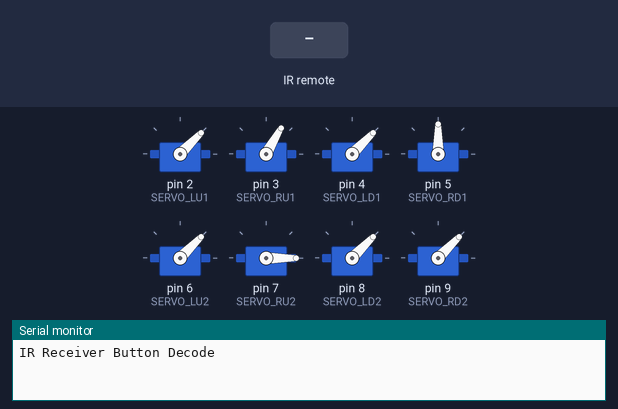
Bench run of a sketch on a simulated Arduino Uno, built with avr-gcc and run on an emulated ATmega328P. Shown: 8 × servo, the last lines printed to the serial monitor. The inputs (shaded band) are chosen by the test bench.

Above: at 6.8 s.
6.9 s: infrared code 0xFFA25D received
At 11.4 s:
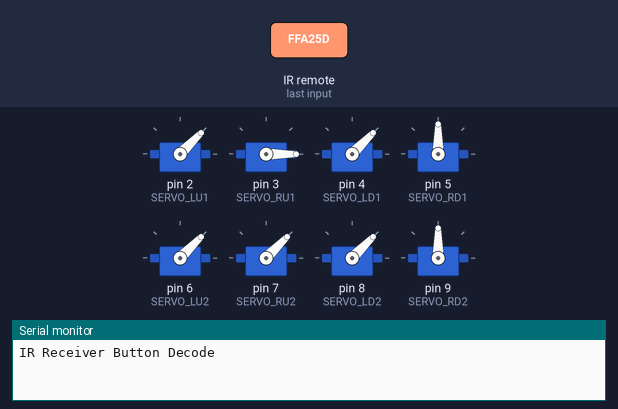
13.5 s: infrared code 0xFFE21D received
At 14.3 s:
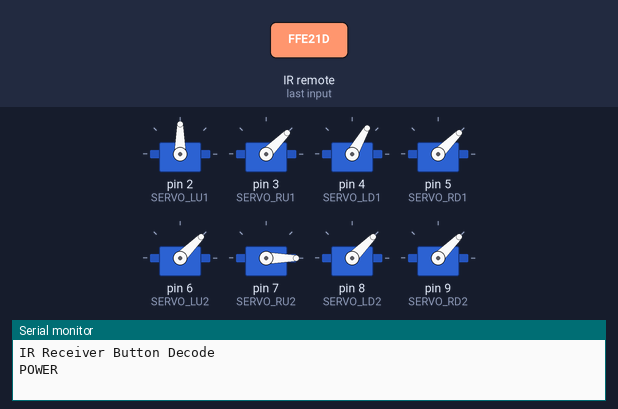
20.0 s: infrared code 0xFF629D received
At 21.7 s:
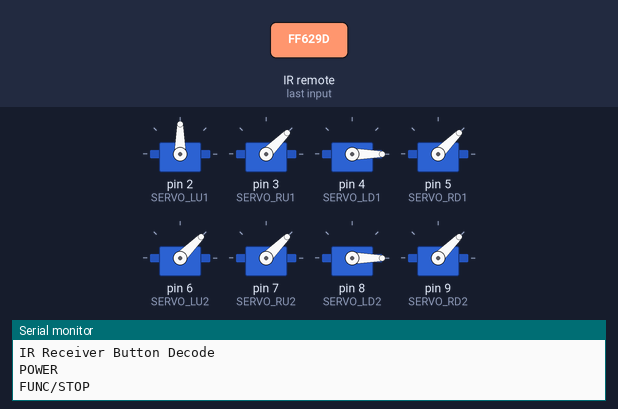
26.5 s: infrared code 0xFFA857 received
At 29.3 s:
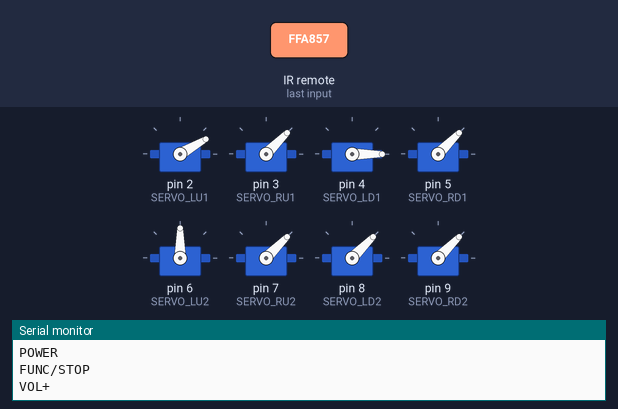
Timing chart, 0 to 32.9 s (numbered marks = the images above; inputs shaded):
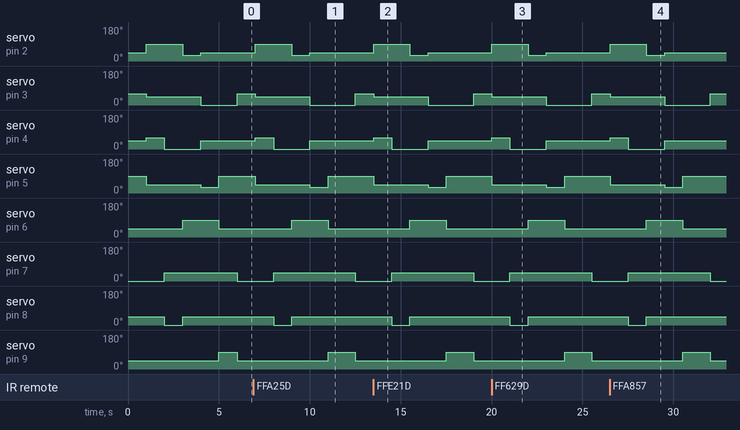

Measured:
- after the input at 6.9 s, servo on pin 2 (SERVO_LU1), servo on pin 4 (SERVO_LD1): goes on until 10.0 s, then stays 45°; servo on pin 5 (SERVO_RD1): goes on until 11.0 s, then stays 90°
- after the input at 13.5 s, servo on pin 2 (SERVO_LU1), servo on pin 4 (SERVO_LD1): goes on until 16.5 s, then stays 45°; servo on pin 5 (SERVO_RD1): goes on until 17.5 s, then stays 90°
- after the input at 20.0 s, servo on pin 2 (SERVO_LU1), servo on pin 4 (SERVO_LD1): goes on until 23.0 s, then stays 45°; servo on pin 5 (SERVO_RD1): goes on until 24.0 s, then stays 90°
- after the input at 26.5 s, servo on pin 2 (SERVO_LU1), servo on pin 4 (SERVO_LD1): goes on until 29.5 s, then stays 45°; servo on pin 5 (SERVO_RD1): goes on until 30.5 s, then stays 90°

The sketch:

main.ino
```cpp
#include "Control.h"
#include "Sensor.h"
#include "Arduino.h"

Sensor sensor;
Control control;

void setup() {
    sensor.init();
    control.init();
}

void loop() {
    sensor.scan();
    //control.set_1st_servos_zero();
    //control.set_2nd_servos_zero();
    //control.set_initial_position();
    control.walk();
}
```

Control.cpp
```cpp
#include "Control.h"
#include "Arduino.h"

Control::Control() {}

void Control::init() {
    servo_lu1.attach(SERVO_LU1);
    servo_ru1.attach(SERVO_RU1);
    servo_ld1.attach(SERVO_LD1);
    servo_rd1.attach(SERVO_RD1);

    servo_lu2.attach(SERVO_LU2);
    servo_ru2.attach(SERVO_RU2);
    servo_ld2.attach(SERVO_LD2);
    servo_rd2.attach(SERVO_RD2);

    servo_lu1.write(45);
    servo_ru1.write(0);
    servo_ld1.write(45);
    servo_rd1.write(90);

    servo_lu2.write(45);
    servo_ru2.write(45);
    servo_ld2.write(45);
    servo_rd2.write(45);
}

void Control::walk() {
    step1();
    step2();
    step3();
    step4();
    step5();
    step6();
 }

void Control::step1() {
    servo_lu1.write(45);
    servo_ru1.write(60);
    servo_ld1.write(45);
    servo_rd1.write(90);

    servo_lu2.write(45);
    servo_ru2.write(0);
    servo_ld2.write(45);
    servo_rd2.write(45);
    delay(wait_time);
}

void Control::step2() {
    servo_lu1.write(90);
    servo_ru1.write(45);
    servo_ld1.write(60);
    servo_rd1.write(45);

    servo_lu2.write(45);
    servo_ru2.write(0);
    servo_ld2.write(45);
    servo_rd2.write(45);
    delay(wait_time);
}

void Control::step3() {
    servo_lu1.write(90);
    servo_ru1.write(45);
    servo_ld1.write(0);
    servo_rd1.write(45);

    servo_lu2.write(45);
    servo_ru2.write(45);
    servo_ld2.write(0);
    servo_rd2.write(45);
    delay(wait_time);
}

void Control::step4() {
    servo_lu1.write(30);
    servo_ru1.write(45);
    servo_ld1.write(0);
    servo_rd1.write(45);

    servo_lu2.write(90);
    servo_ru2.write(45);
    servo_ld2.write(45);
    servo_rd2.write(45);
    delay(wait_time);
}

void Control::step5() {
    servo_lu1.write(45);
    servo_ru1.write(0);
    servo_ld1.write(45);
    servo_rd1.write(30);

    servo_lu2.write(90);
    servo_ru2.write(45);
    servo_ld2.write(45);
    servo_rd2.write(45);
    delay(wait_time);
}

void Control::step6() {
    servo_lu1.write(45);
    servo_ru1.write(0);
    servo_ld1.write(45);
    servo_rd1.write(90);

    servo_lu2.write(45);
    servo_ru2.write(45);
    servo_ld2.write(45);
    servo_rd2.write(90);
    delay(wait_time);
}

void Control::set_1st_servos_zero() {
    servo_lu1.write(45);
    servo_ru1.write(45);
    servo_ld1.write(45);
    servo_rd1.write(45);
    delay(wait_time);
}

void Control::set_2nd_servos_zero() {
    servo_lu2.write(45);
    servo_ru2.write(45);
    servo_ld2.write(45);
    servo_rd2.write(45);
    delay(1000);
}

void Control::set_initial_position() {
    servo_lu1.write(45);
    servo_ru1.write(45);
    servo_ld1.write(45);
    servo_rd1.write(45);
    servo_lu2.write(45);
    servo_ru2.write(45);
    servo_ld2.write(45);
    servo_rd2.write(45);
    delay(1000);
}
```

Control.h
```cpp
#ifndef Control_h
#define Control_h
#include <Servo.h>

#define SERVO_LU1 2
#define SERVO_RU1 3
#define SERVO_LD1 4
#define SERVO_RD1 5

#define SERVO_LU2 6
#define SERVO_RU2 7
#define SERVO_LD2 8
#define SERVO_RD2 9

class Control {
   public:
    Servo servo_lu1;
    Servo servo_ru1;
    Servo servo_ld1;
    Servo servo_rd1;

    Servo servo_lu2;
    Servo servo_ru2;
    Servo servo_ld2;
    Servo servo_rd2;
    Control();

    void init();
    void walk();
    void set_1st_servos_zero();
    void set_2nd_servos_zero();
    void set_initial_position();

   private:
    void step1();
    void step2();
    void step3();
    void step4();
    void step5();
    void step6();

    int wait_time = 1000;
};

#endif // #ifndef Control_h
```

Sensor.cpp
```cpp
#include "Sensor.h"

IRrecv irrecv(IR_PIN);

Sensor::Sensor() {}

void Sensor::init() {
    Serial.begin(9600);
    Serial.println("IR Receiver Button Decode");
    irrecv.enableIRIn();  // Start the receiver
}

void Sensor::translate_IR() {
    switch (results.value) {
        case 0xFFA25D:
            Serial.println("POWER");
            break;
        case 0xFFE21D:
            Serial.println("FUNC/STOP");
            break;
        case 0xFF629D:
            Serial.println("VOL+");
            break;
        case 0xFF22DD:
            Serial.println("FAST BACK");
            break;
        case 0xFF02FD:
            Serial.println("PAUSE");
            break;
        case 0xFFC23D:
            Serial.println("FAST FORWARD");
            break;
        case 0xFFE01F:
            Serial.println("DOWN");
            break;
        case 0xFFA857:
            Serial.println("VOL-");
            break;
        case 0xFF906F:
            Serial.println("UP");
            break;
        case 0xFF9867:
            Serial.println("EQ");
            break;
        case 0xFFB04F:
            Serial.println("ST/REPT");
            break;
        case 0xFF6897:
            Serial.println("0");
            break;
        case 0xFF30CF:
            Serial.println("1");
            break;
        case 0xFF18E7:
            Serial.println("2");
            break;
        case 0xFF7A85:
            Serial.println("3");
            break;
        case 0xFF10EF:
            Serial.println("4");
            break;
        case 0xFF38C7:
            Serial.println("5");
            break;
        case 0xFF5AA5:
            Serial.println("6");
            break;
        case 0xFF42BD:
            Serial.println("7");
            break;
        case 0xFF4AB5:
            Serial.println("8");
            break;
        case 0xFF52AD:
            Serial.println("9");
            break;
        case 0xFFFFFFFF:
            Serial.println(" REPEAT");
            break;

        default:
            Serial.println(" other button   ");
    }

    delay(500);
}

void Sensor::scan() {
    if (irrecv.decode(&results)) {
        translate_IR();
        irrecv.resume();  // receive the next value
    }
}
```

Sensor.h
```cpp
#ifndef Sensor_h
#define Sensor_h
#include "IRremote.h"
#include "Arduino.h"

#define IR_PIN 13

class Sensor {
   public:
    Sensor();

    void init();
    void translate_IR();
    void scan();

   private:
    decode_results results;
};

#endif  // #ifndef Sensor_h
```
